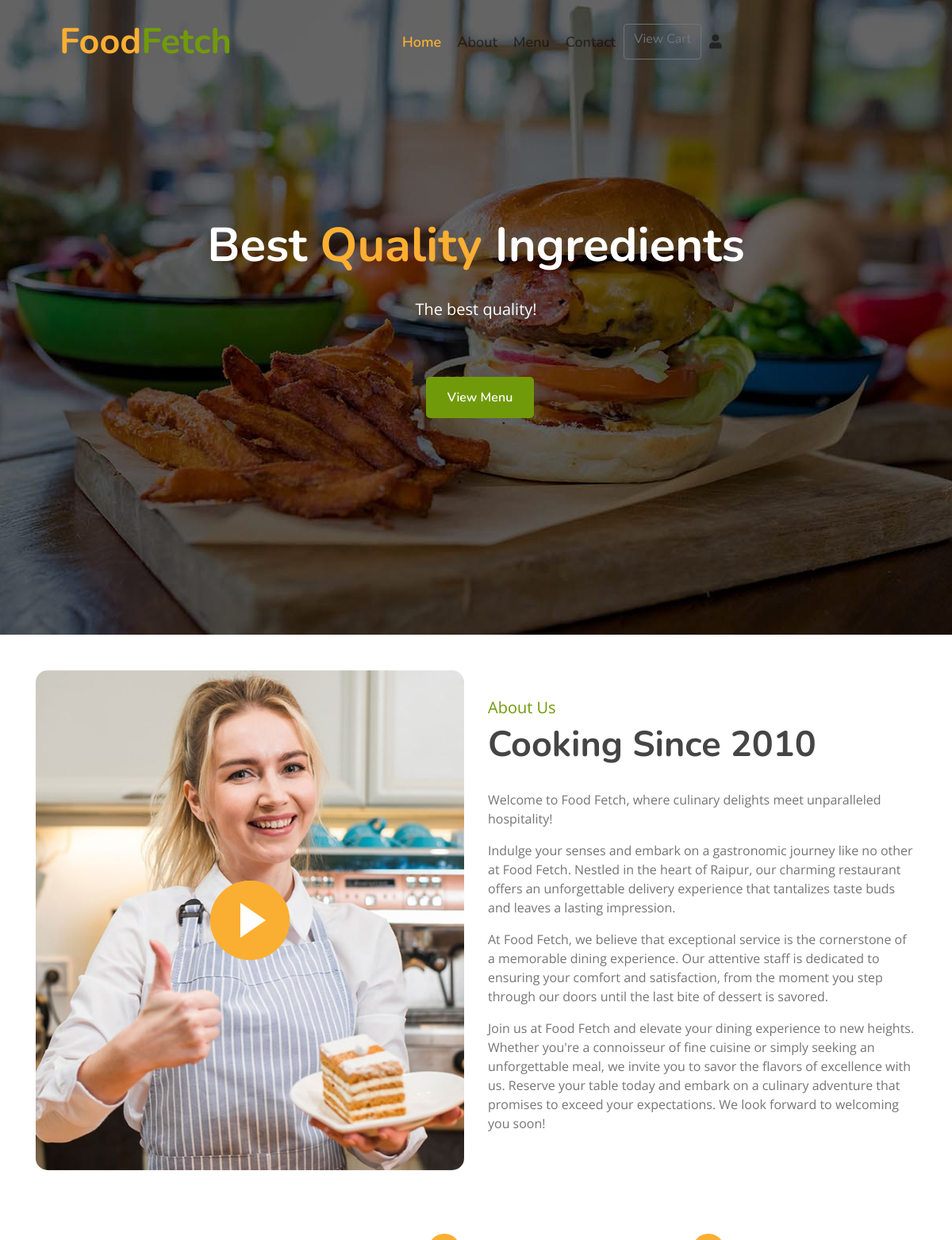
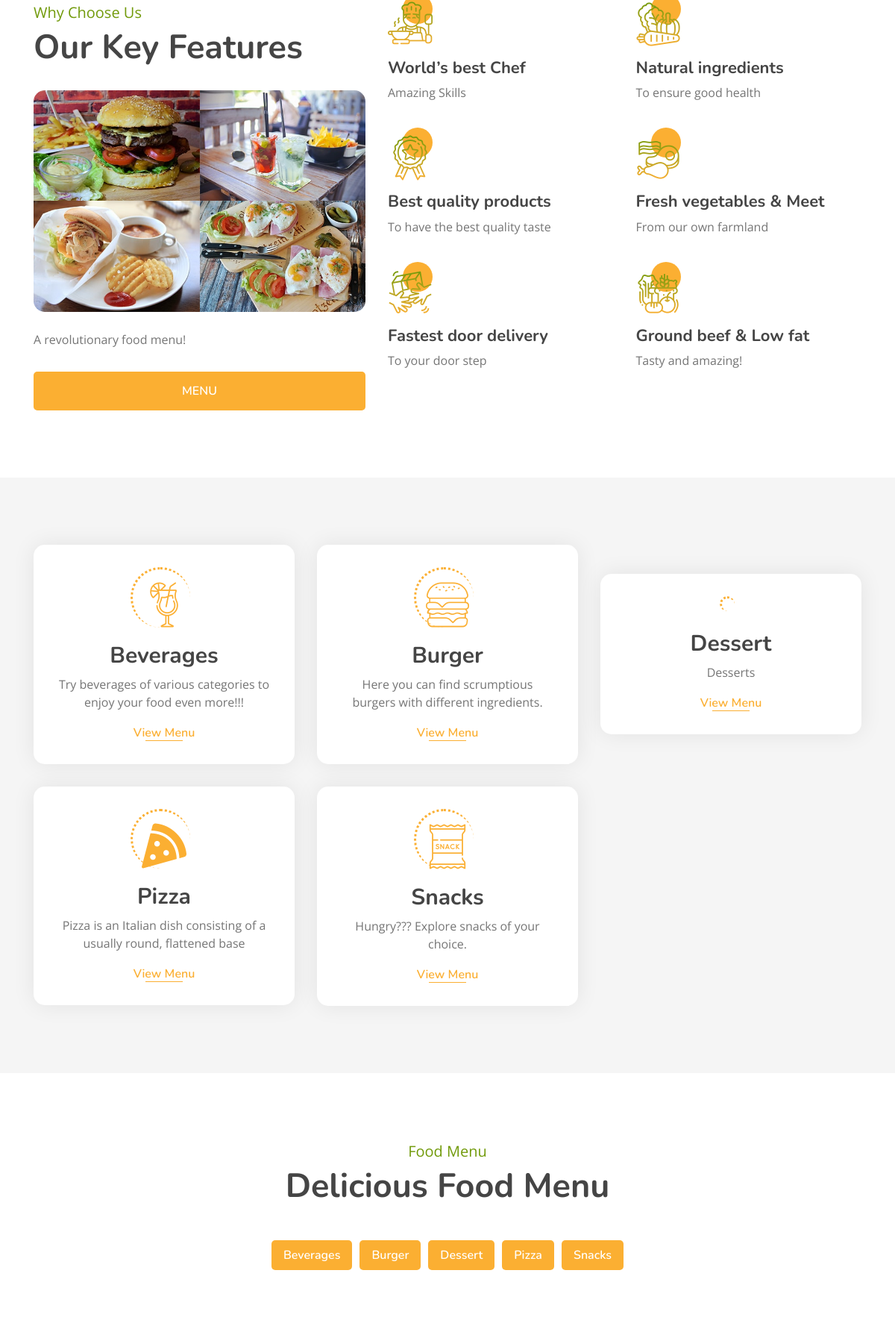
The page / (upper part) on the database its author committed (2 pictures, top to bottom).
### myapp/models.py (models this page shows, shortened)
class Category(models.Model):
    name = models.CharField(max_length=100, unique=True)
    image = models.ImageField(upload_to="categories/%Y/%m/%d")
    icon = models.CharField(max_length=50, blank=True)
    description = models.TextField()
    added_on = models.DateTimeField(auto_now_add=True)
    updated_on = models.DateTimeField(auto_now=True)

### myapp/views.py (the view)
# urls.py: path('',views.index,name="index"),
def index(request):
    context ={}
    cats = Category.objects.all().order_by('name')
    context['categories'] = cats
    dishes = []
    for cat in cats:
        dishes.append({
            'cat_id':cat.id,
            'cat_name':cat.name,
            'cat_img':cat.image,
            'items':list(cat.dish_set.all().values())
        })
    context['menu'] = dishes
    return render(request,'index.html', context)

### template/index.html (shortened to what this page needs)
{% extends "base.html" %}
{% block content %}
        <div class="carousel">
            <div class="container-fluid">
                <div class="owl-carousel">
                    <div class="carousel-item">
                        <div class="carousel-img">
                            <img src="/static/img/carousel-1.jpg" alt="Image">
                        </div>
                        <div class="carousel-text">
                            <h1>Best <span>Quality</span> Ingredients</h1>
                            <p>
                                The best quality! </p>
                            <div class="carousel-btn">
                                <a class="btn custom-btn" href="">View Menu</a>
                            </div>
                        </div>
                    </div>
                </div>
            </div>
        </div>
        <div class="about">
            <div class="container">
                <div class="row align-items-center">
                    <div class="col-lg-6">
                        <div class="about-img">
                            <button type="button" class="btn-play" data-toggle="modal" data-src="https://www.youtube.com/embed/DWRcNpR6Kdc" data-target="#videoModal">
                                <span></span>
                            </button>
                        </div>
                    </div>
                    <div class="col-lg-6">
                        <div class="about-content">
                            <div class="section-header">
                                <p>About Us</p>
                                <h2>Cooking Since 2010</h2>
                            </div>
                            <div class="about-text">
                                <p>Welcome to Food Fetch, where culinary delights meet unparalleled hospitality! <br>
                                    <p>Indulge your senses and embark on a gastronomic journey like no other at Food Fetch. Nestled in the heart of Raipur, our charming restaurant offers an unforgettable delivery experience that tantalizes taste buds and leaves a lasting impression.<br>
                                    </p>
                                    <p>At Food Fetch, we believe that exceptional service is the cornerstone of a memorable dining experience. Our attentive staff is dedicated to ensuring your comfort and satisfaction, from the moment you step through our doors until the last bite of dessert is savored.<br>
                                    </p>
                                    <p>Join us at Food Fetch and elevate your dining experience to new heights. Whether you're a connoisseur of fine cuisine or simply seeking an unforgettable meal, we invite you to savor the flavors of excellence with us. Reserve your table today and embark on a culinary adventure that promises to exceed your expectations. We look forward to welcoming you soon! </p>
                                </p>
                            </div>
                        </div>
                    </div>
                </div>
            </div>
        </div>
        <div class="feature">
            <div class="container">
                <div class="row">
                    <div class="col-lg-5">
                        <div class="section-header">
                            <p>Why Choose Us</p>
                            <h2>Our Key Features</h2>
                        </div>
                        <div class="feature-text">
                            <div class="feature-img">
                                <div class="row">
                                    <div class="col-6">
                                        <img src="/static/img/feature-1.jpg" alt="Image">
                                    </div>
                                    <div class="col-6">
                                        <img src="/static/img/feature-2.jpg" alt="Image">
                                    </div>
                                    <div class="col-6">
                                        <img src="/static/img/feature-3.jpg" alt="Image">
                                    </div>
                                    <div class="col-6">
                                        <img src="/static/img/feature-4.jpg" alt="Image">
                                    </div>
                                </div>
                            </div>
                            <p>
                               A revolutionary food menu!  </p>
                            <a class="btn custom-btn" href="">MENU</a>
                        </div>
                    </div>
                    <div class="col-lg-7">
                        <div class="row">
                            <div class="col-sm-6">
                                <div class="feature-item">
                                    <i class="flaticon-cooking"></i>
                                    <h3>World’s best Chef</h3>
                                    <p>
                                       Amazing Skills </p>
                                </div>
                            </div>
                            <div class="col-sm-6">
                                <div class="feature-item">
                                    <i class="flaticon-vegetable"></i>
                                    <h3>Natural ingredients</h3>
                                    <p>
                                        To ensure good health   </p>
                                </div>
                            </div>
                        </div>
                        <div class="row">
                            <div class="col-sm-6">
                                <div class="feature-item">
                                    <i class="flaticon-medal"></i>
                                    <h3>Best quality products</h3>
                                    <p>
                                        To have the best quality taste </p>
                                </div>
                            </div>
                            <div class="col-sm-6">
                                <div class="feature-item">
                                    <i class="flaticon-meat"></i>
                                    <h3>Fresh vegetables & Meet</h3>
                                    <p>
                                        From our own farmland </p>
                                </div>
                            </div>
                        </div>
                        <div class="row">
                            <div class="col-sm-6">
                                <div class="feature-item">
                                    <i class="flaticon-courier"></i>
                                    <h3>Fastest door delivery</h3>
                                    <p>
                                        To your door step </p>
                                </div>
                            </div>
                            <div class="col-sm-6">
                                <div class="feature-item">
                                    <i class="flaticon-fruits-and-vegetables"></i>
                                    <h3>Ground beef & Low fat</h3>
                                    <p>
                                        Tasty and amazing!  </p>
                                </div>
                            </div>
                        </div>
                    </div>
                </div>
            </div>
        </div>
        <div class="food">
            <div class="container">
                <div class="row align-items-center">
                {% for cat in categories %}
                    <div class="col-md-4">
                        <div class="food-item">
                            <i class="{{cat.icon}}"></i>
                            <h2>{{cat.name}}</h2>
                            <p>
                                {{cat.description}}
                            </p>
                            <a href="{% url 'all_dishes' %}?q={{cat.id}}">View Menu</a>
                        </div>
                    </div>
                {% endfor %}
                </div>
            </div>
        </div>
        <div class="menu">
            <div class="container">
                <div class="section-header text-center">
                    <p>Food Menu</p>
                    <h2>Delicious Food Menu</h2>
                </div>
                <div class="menu-tab">
                    <ul class="nav nav-pills justify-content-center">
                        {% for category in menu %}
                            <li class="nav-item">
                                <a class="nav-link" data-toggle="pill" href="#c-{{category.cat_id}}">{{category.cat_name}}</a>
                            </li>
                        {% endfor %}
                    </ul>
                    <div class="tab-content">
                    </div>
                </div>
            </div>
        </div>
{% endblock %}

### template/index.html (style rules this page uses)
.nav-pills li a { color: #fff; }

### rows shown on the page
Category: name "Beverages", description "Try beverages of various categories to enjoy your food even more!!!", cat_name "Beverages"
Category: name "Burger", description "Here you can find scrumptious burgers with different ingredients.", cat_name "Burger"
Category: name "Dessert", description "Desserts", cat_name "Dessert"
Category: name "Pizza", description "Pizza is an Italian dish consisting of a usually round, flattened base", cat_name "Pizza"
Category: name "Snacks", description "Hungry??? Explore snacks of your choice.", cat_name "Snacks"
